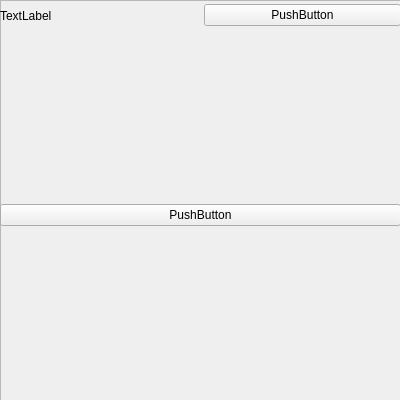
<?xml version="1.0" encoding="UTF-8"?>
<ui version="4.0">
 <class>MainWindow</class>
 <widget class="QMainWindow" name="MainWindow">
  <property name="geometry">
   <rect>
    <x>0</x>
    <y>0</y>
    <width>400</width>
    <height>400</height>
   </rect>
  </property>
  <property name="windowTitle">
   <string>MainWindow</string>
  </property>
  <widget class="QWidget" name="centralwidget">
   <widget class="QFrame" name="frame">
    <property name="geometry">
     <rect>
      <x>0</x>
      <y>0</y>
      <width>401</width>
      <height>401</height>
     </rect>
    </property>
    <property name="frameShape">
     <enum>QFrame::StyledPanel</enum>
    </property>
    <property name="frameShadow">
     <enum>QFrame::Raised</enum>
    </property>
    <widget class="QWidget" name="horizontalLayoutWidget">
     <property name="geometry">
      <rect>
       <x>0</x>
       <y>0</y>
       <width>401</width>
       <height>31</height>
      </rect>
     </property>
     <layout class="QHBoxLayout" name="horizontalLayout">
      <item>
       <widget class="QLabel" name="label">
        <property name="text">
         <string>TextLabel</string>
        </property>
       </widget>
      </item>
      <item>
       <widget class="QPushButton" name="pushButton">
        <property name="text">
         <string>PushButton</string>
        </property>
       </widget>
      </item>
     </layout>
    </widget>
    <widget class="QWidget" name="verticalLayoutWidget">
     <property name="geometry">
      <rect>
       <x>0</x>
       <y>30</y>
       <width>401</width>
       <height>371</height>
      </rect>
     </property>
     <layout class="QVBoxLayout" name="verticalLayout">
      <item>
       <widget class="QPushButton" name="pushButton_2">
        <property name="text">
         <string>PushButton</string>
        </property>
       </widget>
      </item>
      <item>
       <layout class="QHBoxLayout" name="horizontalLayout_4"/>
      </item>
      <item>
       <layout class="QHBoxLayout" name="horizontalLayout_3"/>
      </item>
     </layout>
    </widget>
   </widget>
  </widget>
 </widget>
 <resources/>
 <connections/>
</ui>
